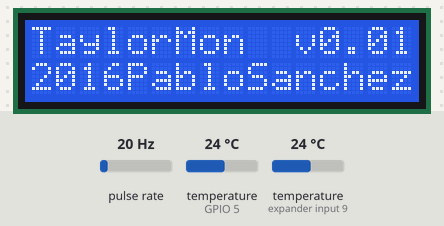
Bench run of a sketch on a simulated ESP8266 (NodeMCU). Parts: 16×2 character LCD. Wiring (inferred from the names in the program): pulse sensor: data GPIO 4. The test bench sets the inputs (shaded band); at power-on: pulse rate 20 Hz, temperature (sensors on GPIO 5, expander input 9) 24 °C. WiFi joins after 1.5 s; servers stay silent unless stated; uploads are accepted with an empty reply; what the sketch prints to the serial monitor is not drawn.

Above: at 0.2 s.
At 7.9 s:
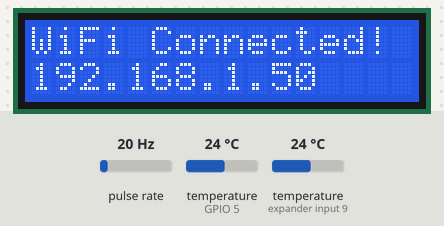
8.0 s: pulse rate (sensor on GPIO 4) set to 4 Hz
At 18.7 s:
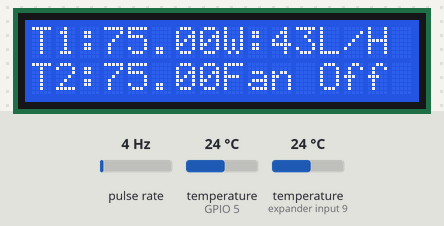
Timing chart, 0 to 20.2 s (numbered marks = the images above; inputs shaded):
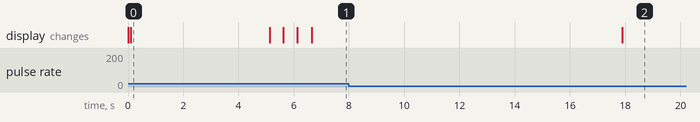

The sketch:

TaylorMon.ino
```cpp
/*
 *  Program: TaylorMon
 *
 *  Author: Pablo Sanchez (www.pablo-sanchez.com)
 *
 *  Purpose:
 *  The TaylorMon project was created to help manage a wood burning water stove.
 *  It monitors the water temperature, air temperature, water flow, and fan status.
 *  The data is gathered and pushed to the sparkfun service.
 *
 *  This sketch sends data via HTTP GET requests to data.sparkfun.com service.
 *
 *  You need to get streamId and privateKey at data.sparkfun.com and paste them
 *  below. Or just customize this script to talk to other HTTP servers.
 *
 * Device Address: 288AB5000000802A Temp C: 25.50 Temp F: 77.90
 * Device Address: 283EB600000080BF Temp C: 29.50 Temp F: 85.10
 *
 * This program was compiled, in part, from sample code and these sources:
 *
 * Pin usage:
 * 0  - DAT on I2C bus for LCD
 * 2  - SCL on I2C bus for LCD
 * 4  - Flow Detector (hall effect)
 * 5  - Dallas OneWire bus
 * 16 - Fan on/off
 *
 */

#include "secrets.h"
#include <ESP8266WiFi.h>

// One Wire for the temp sensors
#include <OneWire.h>
#include <DallasTemperature.h>

#define ONE_WIRE_BUS 5  // DS18B20 pin
#define TEMPERATURE_PRECISION 9  // Bits of resolution (9 - 12)

OneWire oneWire(ONE_WIRE_BUS);
// Pass our oneWire reference to Dallas Temperature.
DallasTemperature sensors(&oneWire);
// arrays to hold device addresses
DeviceAddress insideThermometer, outsideThermometer;

// LCD Display via I2C
#include "Wire.h"
#include "LiquidCrystal_I2C.h"

volatile int NbWaterflowPulses; //measuring the rising edges of the signal
int flow;
int hallsensor = 4;    //The pin location of the sensor

// Connect to LCD via i2c, default address #0 (A0-A2 not jumpered)
LiquidCrystal_I2C lcd(0x27,16,2);

// These values are found in the secrets.h file
//const char* ssid     = "";
//const char* password = "";
//const char* streamId   = "";
//const char* privateKey = "";
const char* host = "data.sparkfun.com";


int wifi_good = 0;

void rpm ()     //This is the function that the interupt calls
{
   NbWaterflowPulses++;  //This function measures the rising and falling edge of the hall effect sensors signal
}

void printAddress(DeviceAddress deviceAddress)
{
  for (uint8_t i = 0; i < 8; i++)
  {
    // zero pad the address if necessary
    if (deviceAddress[i] < 16) Serial.print("0");
    Serial.print(deviceAddress[i], HEX);
  }
}

// function to return the F temperature for a device
float FTemperature(DeviceAddress deviceAddress)
{
  float tempC = sensors.getTempC(deviceAddress);
  return(DallasTemperature::toFahrenheit(tempC));
}

// function to print the temperature for a device
void printTemperature(DeviceAddress deviceAddress)
{
  float tempC = sensors.getTempC(deviceAddress);
  Serial.print("Temp C: ");
  Serial.print(tempC);
  Serial.print(" Temp F: ");
  Serial.print(DallasTemperature::toFahrenheit(tempC));
}

// function to print a device's resolution
void printResolution(DeviceAddress deviceAddress)
{
  Serial.print("Resolution: ");
  Serial.print(sensors.getResolution(deviceAddress));
  Serial.println();
}

// main function to print information about a device
void printData(DeviceAddress deviceAddress)
{
  Serial.print("Device Address: ");
  printAddress(deviceAddress);
  Serial.print(" ");
  printTemperature(deviceAddress);
  Serial.println();
}

void setup() {
  Serial.begin(115200);
  delay(10);

  pinMode(16, INPUT);

     // Initiate the i2c connection on esp pins 0 (DAT/SDA) and 2 (CLK/SCL)
  Wire.begin(0,2);

  // set up the LCD's number of columns and rows:
  lcd.init();

  // Print a message to the LCD.
  lcd.backlight();
  lcd.noAutoscroll();
  lcd.println("TaylorMon  v0.01");
  lcd.setCursor(0,1);
  lcd.println("2016PabloSanchez");
  Serial.print("TaylorMon v0.01");
  delay(5000);

  pinMode(hallsensor, INPUT_PULLUP);
  attachInterrupt(hallsensor, rpm, RISING);

  // We start by connecting to a WiFi network

  Serial.println();
  Serial.println();
  Serial.print("Connecting to ");
  Serial.println(ssid);
  lcd.setCursor(0,0);
  lcd.print("Connecting to: ");
  lcd.setCursor(0,1);
  lcd.print(ssid);

  WiFi.begin(ssid, password);

  int wifitry=5;
  while (WiFi.status() != WL_CONNECTED &&  wifitry >0 ) {
    delay(500);
    Serial.print(".");
    lcd.print(".");
    wifitry--;
  }
  if (WiFi.status() == WL_CONNECTED) {
    Serial.println("");
    Serial.println("WiFi connected");
    Serial.println("IP address: ");
    Serial.println(WiFi.localIP());
    lcd.clear();
    lcd.setCursor(0,0);
    lcd.print("WiFi Connected!");
    lcd.setCursor(0,1);
    lcd.print(WiFi.localIP());
    wifi_good=1;
  } else {
    Serial.println("");
    Serial.println("WiFi UNconnected");
    lcd.clear();
    lcd.setCursor(0,0);
    lcd.print("WiFi UNconnected!");
  }

  // Let's find the temperature sensors
  sensors.begin();

  // locate devices on the bus
  Serial.print("Locating OneWire devices...");
  Serial.print("Found ");
  Serial.print(sensors.getDeviceCount(), DEC);
  Serial.println(" devices.");

  // report parasite power requirements
  Serial.print("Parasite power is: ");
  if (sensors.isParasitePowerMode()) Serial.println("ON");
  else Serial.println("OFF");

  // assign address manually.  the addresses below will beed to be changed
  // to valid device addresses on your bus.  device address can be retrieved
  // by using either oneWire.search(deviceAddress) or individually via
  // sensors.getAddress(deviceAddress, index)
  //insideThermometer = { 0x28, 0x1D, 0x39, 0x31, 0x2, 0x0, 0x0, 0xF0 };
  //outsideThermometer   = { 0x28, 0x3F, 0x1C, 0x31, 0x2, 0x0, 0x0, 0x2 };

  // search for devices on the bus and assign based on an index.  ideally,
  // you would do this to initially discover addresses on the bus and then
  // use those addresses and manually assign them (see above) once you know
  // the devices on your bus (and assuming they don't change).
  //
  // method 1: by index
  if (!sensors.getAddress(insideThermometer, 0)) Serial.println("Unable to find address for Device 0");
  if (!sensors.getAddress(outsideThermometer, 1)) Serial.println("Unable to find address for Device 1");

  // method 2: search()
  // search() looks for the next device. Returns 1 if a new address has been
  // returned. A zero might mean that the bus is shorted, there are no devices,
  // or you have already retrieved all of them.  It might be a good idea to
  // check the CRC to make sure you didn't get garbage.  The order is
  // deterministic. You will always get the same devices in the same order
  //
  // Must be called before search()
  //oneWire.reset_search();
  // assigns the first address found to insideThermometer
  //if (!oneWire.search(insideThermometer)) Serial.println("Unable to find address for insideThermometer");
  // assigns the seconds address found to outsideThermometer
  //if (!oneWire.search(outsideThermometer)) Serial.println("Unable to find address for outsideThermometer");

  // show the addresses we found on the bus
  Serial.print("Device 0 Address: ");
  printAddress(insideThermometer);
  Serial.println();

  Serial.print("Device 1 Address: ");
  printAddress(outsideThermometer);
  Serial.println();

  // set the resolution to 9 bit
  sensors.setResolution(insideThermometer, TEMPERATURE_PRECISION);
  sensors.setResolution(outsideThermometer, TEMPERATURE_PRECISION);

  Serial.print("Device 0 Resolution: ");
  Serial.print(sensors.getResolution(insideThermometer), DEC);
  Serial.println();

  Serial.print("Device 1 Resolution: ");
  Serial.print(sensors.getResolution(outsideThermometer), DEC);
  Serial.println();
}

int value = 0;

void loop() {
  delay(10000);
  ++value;

   Serial.println("Reading flow...");
  NbWaterflowPulses = 0;   	//Set NbTops to 0 ready for calculations
  sei();      		//Enables interrupts
  delay (1000);   	//Wait 1 second
  cli();      		//Disable interrupts
  flow = (NbWaterflowPulses * 60 / 5.5); //(Pulse frequency x 60) / 5.5Q, = flow rate in Liters/Hour
  Serial.print("Flow is ");
  Serial.print(flow);
  Serial.println(" L/H");

  // call sensors.requestTemperatures() to issue a global temperature
  // request to all devices on the bus
  Serial.print("Requesting temperatures...");
  sensors.requestTemperatures();
  Serial.println("DONE");

  // print the device information
  printData(insideThermometer);
  printData(outsideThermometer);

  lcd.clear();
  lcd.setCursor(7,0);
  lcd.print("|");
  lcd.setCursor(7,1);
  lcd.print("|");

  lcd.setCursor(0, 0);
  lcd.print("T1:");
  lcd.print(round(FTemperature(insideThermometer)));
  lcd.print("F");
  lcd.setCursor(0, 1);
  lcd.print("T2:");
  lcd.print(round(FTemperature(outsideThermometer)));
  lcd.print("F");
  lcd.setCursor(8,0);
  lcd.print("W:");
  lcd.print(flow);
  lcd.print("L/H");
  lcd.setCursor(8,1);
  lcd.print("Fan Off");

  if(wifi_good) {
     Serial.print("connecting to ");
     Serial.println(host);

     // Use WiFiClient class to create TCP connections
     WiFiClient client;
     const int httpPort = 80;
     if (!client.connect(host, httpPort)) {
        Serial.println("connection failed");
        return;
     }

     // We now create a URI for the request
     String url = "/input/";
     url += streamId;
     url += "?private_key=";
     url += privateKey;
     url += "&fan=";
     url += value;
     url += "&flow=";
     url += flow;
     url += "&temp1=";
     url += FTemperature(insideThermometer);
     url += "&temp2=";
     url += FTemperature(outsideThermometer);

     Serial.print("Requesting URL: ");
     Serial.println(url);

     // This will send the request to the server
     client.print(String("GET ") + url + " HTTP/1.1\r\n" +
                  "Host: " + host + "\r\n" +
                  "Connection: close\r\n\r\n");
     delay(10);

     // Read all the lines of the reply from server and print them to Serial
     while(client.available()){
        String line = client.readStringUntil('\r');
        Serial.print(line);
     }

     Serial.println();
     Serial.println("closing connection");
  } else {
       Serial.println("WiFi not connected");
  }

}
```

secrets.h
```cpp
const char* ssid     = "";
const char* password = "";
const char* streamId   = "";
const char* privateKey = "";
```

Measured:
- after the input at 8.0 s, the display: changes after 9.9 s (image 2)
- what the display in image 0 shows lasts 5.0 s, from 0.1 s to 5.1 s
